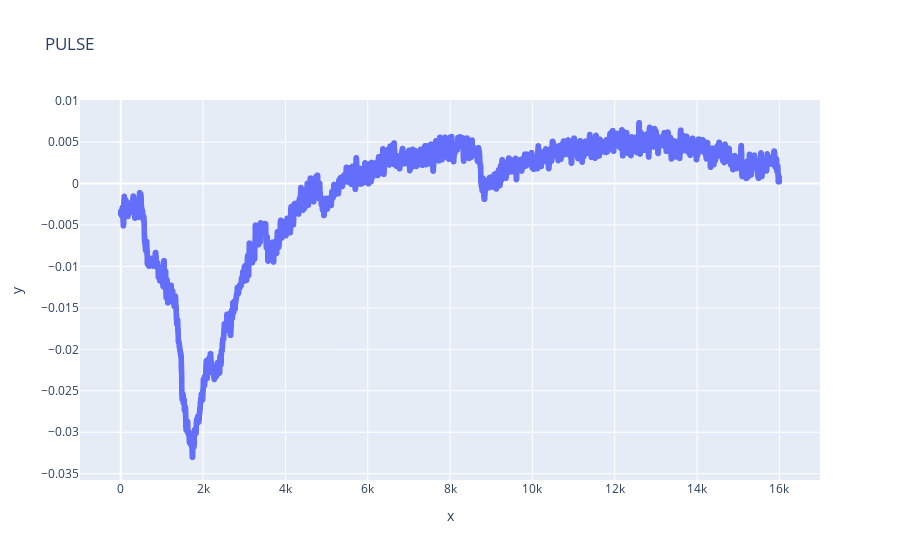
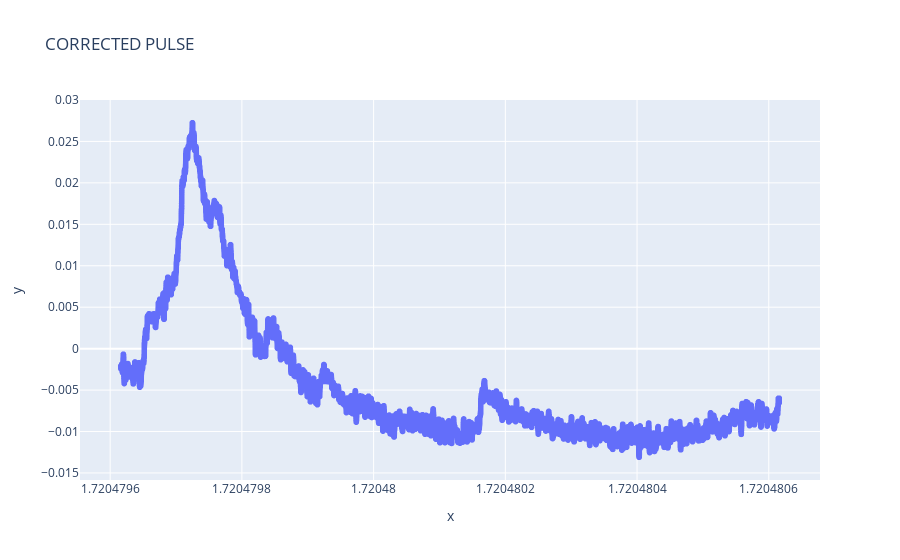

The notebook cell these images were saved under, in order:
### Markdown cell above
## Graficamos pulsos individualmente

Esto se hace con el objetivo de identificar pulsos y empezar a corregir baseline y orientación de pulsos.

### Code cell
#Visualización de pulsos individuales
Pulse = 6246
#graficamos el pulso sin corregir
fig = px.scatter(datos, title = "PULSE", x=range(15998), y=datos.iloc[:,2*Pulse+1])
fig.show()
datos_positivos = datos.iloc[:,2*Pulse+1].apply(lambda x : x*-1)
#identificamos el baseline y lo corregimos
mean_baseline = datos_positivos[:1000].mean()
datos_corregidos = datos_positivos.apply(lambda x : x-mean_baseline)
#Integramos con el metodo trapezoid de numpy
integral = np.trapezoid(datos_corregidos,datos.iloc[:,2*Pulse])
#Graficamos el pulso corregido
fig = px.scatter(datos, title = "CORRECTED PULSE", x=datos.iloc[:,2*Pulse], y=datos_corregidos)
fig.show()
integral

### Figure 1 — Plotly figure (JSON) as saved in the notebook; plotly's stock layout.template omitted (floating-point values rounded to 4 significant figures; data arrays with more than 128 entries replaced by an {"elided": "..."} marker saying what was removed)
{"data": [{"hovertemplate": "x=%{x}<br>y=%{y}<extra></extra>", "legendgroup": "", "marker": {"color": "#636efa", "symbol": "circle"}, "mode": "markers", "name": "", "showlegend": false, "type": "scattergl", "x": {"elided": "15998 int values"}, "xaxis": "x", "y": {"elided": "15998 float values"}, "yaxis": "y"}], "layout": {"legend": {"tracegroupgap": 0}, "title": {"text": "PULSE"}, "xaxis": {"anchor": "y", "domain": [0, 1], "title": {"text": "x"}}, "yaxis": {"anchor": "x", "domain": [0, 1], "title": {"text": "y"}}}}

### Figure 2 — Plotly figure (JSON) as saved in the notebook; plotly's stock layout.template omitted (floating-point values rounded to 4 significant figures; data arrays with more than 128 entries replaced by an {"elided": "..."} marker saying what was removed)
{"data": [{"hovertemplate": "x=%{x}<br>y=%{y}<extra></extra>", "legendgroup": "", "marker": {"color": "#636efa", "symbol": "circle"}, "mode": "markers", "name": "", "showlegend": false, "type": "scattergl", "x": {"elided": "15998 float values"}, "xaxis": "x", "y": {"elided": "15998 float values"}, "yaxis": "y"}], "layout": {"legend": {"tracegroupgap": 0}, "title": {"text": "CORRECTED PULSE"}, "xaxis": {"anchor": "y", "domain": [0, 1], "title": {"text": "x"}}, "yaxis": {"anchor": "x", "domain": [0, 1], "title": {"text": "y"}}}}
